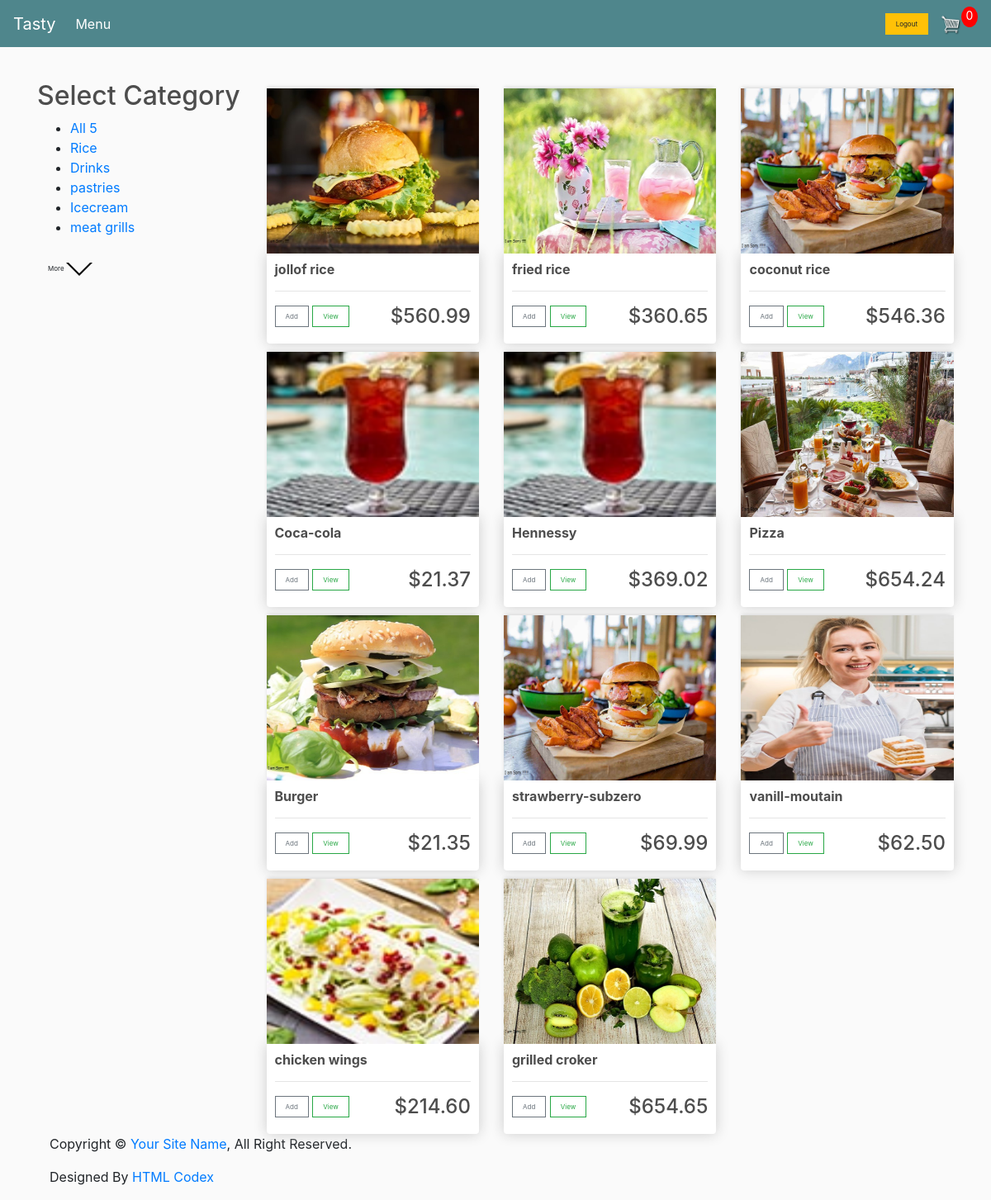
The app's page / (signed in) with its own data.
### tasty/models.py (models this page shows, shortened)
class Category(models.Model):
    category_id = models.CharField(max_length=60,null=True)
    name = models.CharField(max_length=100,null=True,blank=True)
    description = models.TextField()

class Menu(models.Model):
    Meal = models.CharField(max_length=100,null=True,blank=True)
    category = models.ForeignKey(Category,on_delete=models.SET('Unspecified'))
    image = models.ImageField(null=True,blank=True)
    description = models.TextField()
    price = models.DecimalField(max_digits=7,decimal_places=2)
    active = models.BooleanField(default=True,null=True,blank=True)
    @property
    def imageUrl(self):
        try:
            url = self.image.url
        except:
            url = ''
        return url

### tasty/views.py (the view, shortened to what this page needs)
# urls.py: 2. Add a URL to urlpatterns:  path('', views.home, name='home')
def home(request):
    if request.user.is_authenticated:
        q = request.GET.get('q') if request.GET.get('q') !=None else ''
        foods = Category.objects.filter(Q(name__icontains=q)|Q(description__icontains=q)
        |Q(category_id__icontains=q))
        meals = Menu.objects.filter(Q(Meal__icontains=q)|
        Q(category__name__icontains=q)
        |Q(image__icontains=q)|Q(description__icontains=q)
        |Q(price__icontains=q)|Q(active__icontains=q)|Q())
        customer = request.user.customer
        order,create = Order.objects.get_or_create(customer=customer,complete=False)
        cartitems = order.get_cart_meals
    context = {'meals':meals,'foods':foods,'cartitems':cartitems}
    return render(request,'base/menu.html',context)

### tasty/models.py (called while the page is built)
    @property
    def get_cart_meals(self):
        ordermeals = self.ordermeals_set.all()
        total =sum([meal.quantity for meal in ordermeals])
        return total

### tasty/templates/base/menu.html (shortened to what this page needs)
{% extends 'main.html' %}
{% load static %}
{% block content %}
<div class="menu-container">
        <div>
            {% include 'base/food_category.html' %}
        </div>
        <div class="row">
            {% for meal in meals %}
            <div class="col-lg-4">
                <img class="thumbnail" src="{{meal.imageUrl}}">
                <div class="box-element product">
                    <h6><strong>{{meal.Meal}}</strong></h6>
                    <hr>
                    <button data-product="{{meal.id}}"data-action="add" class="btn btn-outline-secondary add-btn update-cart">Add</button>
                    <a class="btn btn-outline-success" href="{{meal.imageUrl}}">View</a>
                    <h4 style="display: inline-block;float: right">${{meal.price|floatformat:2}}</h4>
                </div>
            </div>
            {% endfor %}
        </div>
            </div>
            <div class="copyright">
                <div class="container">
                    <p>Copyright &copy; <a href="#">Your Site Name</a>, All Right Reserved.</p>
                    <p>Designed By <a href="https://htmlcodex.com">HTML Codex</a></p>
                </div>
            </div>
        </div>
    </body>
    {% endblock content %}

### templates/main.html (shortened to what this page needs)
<!DOCTYPE html>
{% load static %}
<html>
<head>
	<link rel="stylesheet" href="https://stackpath.bootstrapcdn.com/bootstrap/4.4.1/css/bootstrap.min.css">
	<link rel="stylesheet" type="text/css" href="{% static 'css/main.css' %}">
</head>
<body>
	<nav class="navbar navbar-expand-lg navbar-dark bg-dark">
	  <a class="navbar-brand" href="{%url 'menu' %}">Tasty</a>
	  <div class="collapse navbar-collapse" id="navbarSupportedContent">
	    <ul class="navbar-nav mr-auto">
	      <li class="nav-item active">
	        <a class="nav-link" href="{%url 'menu' %}">Menu <span class="sr-only">(current)</span></a>
	      </li>
	    </ul>
	    <div class="form-inline my-2 my-lg-0">
			{% if request.user.is_authenticated %}
			<a href="{%url 'logout' %}"class="btn btn-warning">Logout</a>
			{% else %}
	     	<a href="{%url 'login' %}"class="btn btn-warning">Login</a>
	     	{% endif %}
	     	<a href="{%url 'cart' %}">
	    		<img  id="cart-icon" src="{% static 'images/cart.png' %}">
	    	</a>
	    	<p id="cart-total">{{cartitems}}</p>
	    </div>
	  </div>
	</nav>
     <div class="container">
            <br>
            {% block content %}
            {% endblock content %}
</body>
</html>

### tasty/templates/base/food_category.html (shortened to what this page needs)
<div class="topics">
    <div class="topics__header">
      <h2>Select Category</h2>
    </div>
    <ul class="topics__list">
      <li>
        <a href="{% url 'menu'%}" class="active">All <span>{{foods.count}}</span></a>
      </li>
      {% for food in foods %}
      <li>
        <a href="{% url 'menu' %}?q={{food.name}}">{{food.name}}</a>
      </li>
      {% endfor %}
    </ul>
    <a class="btn btn--link" href="#">
      More
      <svg version="1.1" xmlns="http://www.w3.org/2000/svg" width="32" height="32" viewBox="0 0 32 32">
        <title>chevron-down</title>
        <path d="M16 21l-13-13h-3l16 16 16-16h-3l-13 13z"></path>
      </svg>
    </a>
  </div>

### static/css/main.css (style rules this page uses)
body { background-color: hsl(0, 0%, 98%); }
h1,h2,h3,h4,h5,h6 { color:hsl(0, 0%, 30%); }
.box-element { box-shadow:hsl(0, 0%, 80%) 0 0 16px; background-color: #fff; border-radius: 4px; padding: 10px; overflow: hidden; }
.thumbnail { width: 100%; height: 200px; -webkit-box-shadow: -1px -3px 5px -2px rgba(214,214,214,1); -moz-box-shadow: -1px -3px 5px -2px rgba(214,214,214,1); box-shadow: -1px -3px 5px -2px rgba(214,214,214,1); }
.product { border-radius: 0 0 4px 4px; }
.bg-dark { background-color: #4f868c!important; }
#cart-icon { width:25px; display: inline-block; margin-left: 15px; }
#cart-total { display: block; text-align: center; color:#fff; background-color: red; width: 20px; height: 25px; border-radius: 50%; font-size: 14px; }
.col-lg-4, .col-lg-6, .col-lg-8, .col-lg-12 { margin-top: 10px; }
.btn { border-radius: 0; font-size: 0.5rem; }

### tasty/templates/base/menu.html (style rules this page uses)
.menu-container { display:grid; grid-template-columns:1fr 3fr }

### records on screen
Category: name "Rice"
Category: name "Drinks"
Category: name "pastries"
Category: name "Icecream"
Category: name "meat grills"
Menu: imageUrl (picture), Meal "jollof rice", price "560.99"
Menu: imageUrl (picture), Meal "fried rice", price "360.65"
Menu: imageUrl (picture), Meal "coconut rice", price "546.36"
Menu: imageUrl (picture), Meal "Coca-cola", price "21.37"
Menu: imageUrl (picture), Meal "Hennessy", price "369.02"
Menu: imageUrl (picture), Meal "Pizza", price "654.24"
Menu: imageUrl (picture), Meal "Burger", price "21.35"
Menu: imageUrl (picture), Meal "strawberry-subzero", price "69.99"
Menu: imageUrl (picture), Meal "vanill-moutain", price "62.50"
Menu: imageUrl (picture), Meal "chicken wings", price "214.60"
Menu: imageUrl (picture), Meal "grilled croker", price "654.65"

### other values on screen
{{ cartitems }} "0"
{{ foods.count }} "5"
